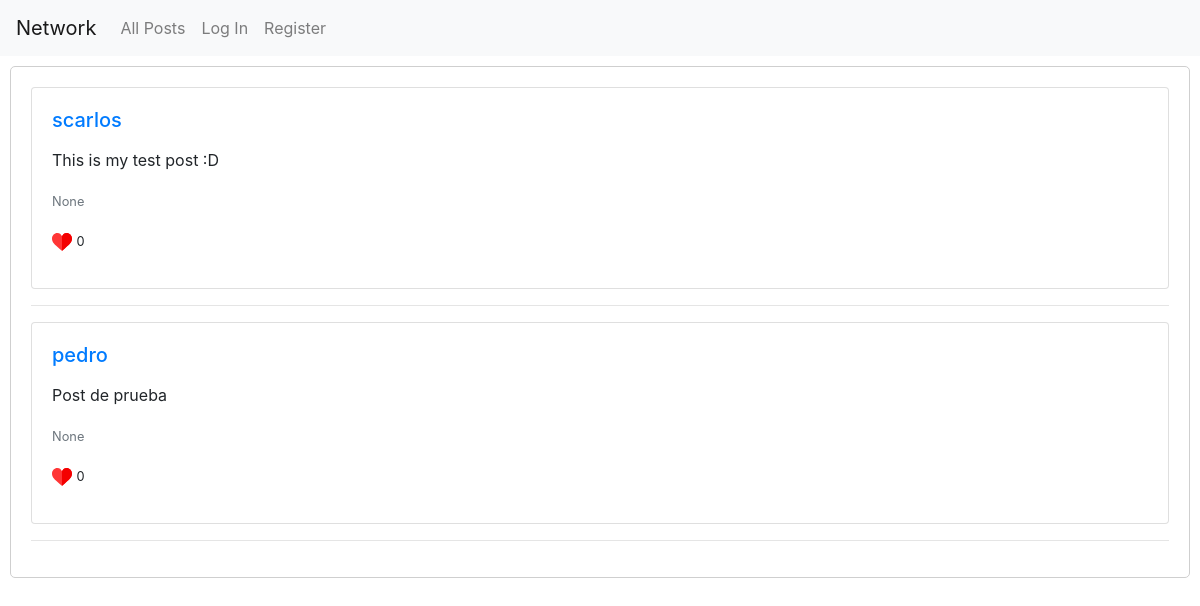
Before: /following/5 with the older database file.
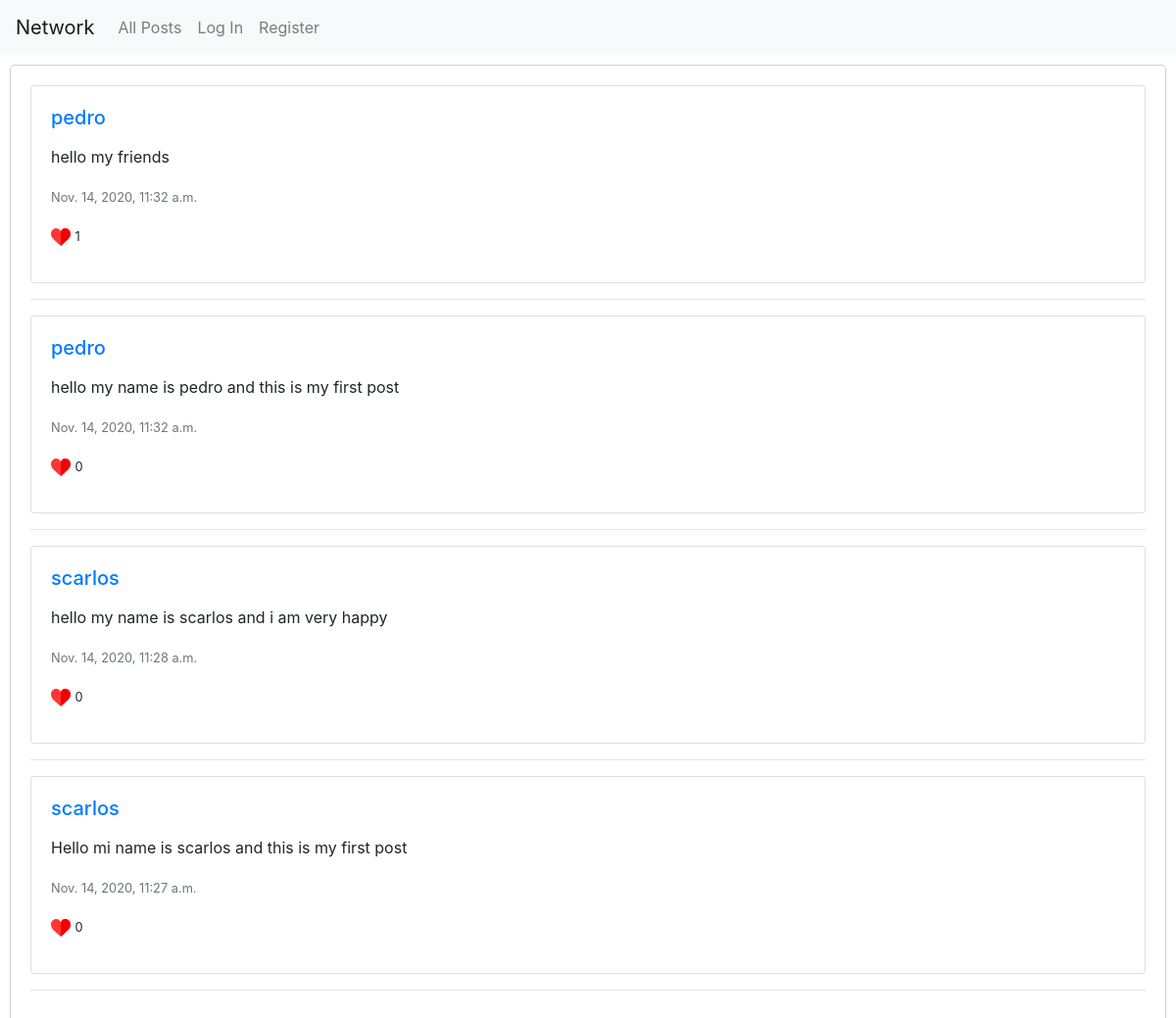
After: the same page with the newer database file.
### network/models.py (models this page shows)
class Post(models.Model):
    user = models.ForeignKey(User, on_delete = models.CASCADE, related_name="post_create") #if user is deleted, auction will be deleted
    date = models.DateTimeField(auto_now_add=True, null=True, blank=True)
    text = models.CharField(max_length=255, null=True)
    likes = models.IntegerField(default=None, null=True, blank=True)
    verify_like = models.BooleanField(default=True, null=True, blank=True)

class User(AbstractUser):
    pass

### network/views.py (the view)
# urls.py: path("following/<str:id>", views.following_to, name="following_to"),
def following_to(request, id):
    user_profile = User.objects.get(pk=id)
    flag=True
    posts=None
    try:
        followed_counts = Followers.objects.filter(follower=user_profile)
        for user_follow in followed_counts:
            print(user_follow.user)
            try:
                if flag==True:
                    print("Entro al primer if")
                    posts = Post.objects.filter(user=user_follow.user).order_by('-date')
                    flag = False
                else:
                    posts |= Post.objects.filter(user=user_follow.user).order_by('-date')
            except:
                print("No existen publicaciones")
                posts = None
                pass
    except:
        print("No sigue a ninguna cuenta aun")
    like_posts=[]
    if posts != None:
        for one_post in posts:
            try:
                like = Like.objects.filter(user=request.user, post=one_post)
            except:
                like=None
                print("Error al obtener like")
            if like:
                one_post.verify_like = True
            else:
                one_post.verify_like = False
            like_posts.append(one_post)
        paginator = Paginator(like_posts,10)
        page = request.GET.get('page')
        all_posts = paginator.get_page(page)
    else:
        all_posts=[]
    return render(request, "network/following.html", {"all_posts":all_posts,"user_prof":user_profile})

### network/templates/network/following.html (shortened to what this page needs)
{% extends "network/layout.html" %}
{% load static %}
{% block body %}
<div class="box-cont">
    {% for post in all_posts %}
    <div class="card">
        <div class="card-body">
            <h5 class="card-title"> <a href="/profile/{{post.user.id}}" style="text-decoration: none;">
                {{post.user.username}} </a></h5>
            <p class="card-text">{{post.text}}</p>
            <p class="card-text"><small class="text-muted">{{post.date}}</small></p>
            <p>
                <img src="{% static 'images/like.svg' %}" height="20px" width="20px"> <small>{{post.likes}}</small>
            </p>
        </div>
    </div>
    <hr>
    {% endfor %}
</div>
{% endblock %}

### network/templates/network/layout.html (shortened to what this page needs)
{% load static %}
<!DOCTYPE html>
<html lang="en">
<head>
    <link rel="stylesheet" href="https://stackpath.bootstrapcdn.com/bootstrap/4.4.1/css/bootstrap.min.css"
>
    <link href="{% static 'network/styles.css' %}" rel="stylesheet">
</head>
<body>
    <nav class="navbar navbar-expand-lg navbar-light bg-light">
        <a class="navbar-brand" href="#">Network</a>
        <div>
            <ul class="navbar-nav mr-auto">
                <li class="nav-item">
                    <a class="nav-link" href="{% url 'index' %}">All Posts</a>
                </li>
                {% if user.is_authenticated %}
                <li class="nav-item">
                    <a class="nav-link" href="/following/{{user.id}}">Following</a>
                </li>
                <li class="nav-item">
                    <a class="nav-link" href="{% url 'logout' %}">Log Out</a>
                </li>
                {% else %}
                <li class="nav-item">
                    <a class="nav-link" href="{% url 'login' %}">Log In</a>
                </li>
                <li class="nav-item">
                    <a class="nav-link" href="{% url 'register' %}">Register</a>
                </li>
                {% endif %}
            </ul>
        </div>
    </nav>
    <div class="body">
        {% block body %}
        {% endblock %}
    </div>
</body>
</html>

### network/static/network/styles.css (style rules this page uses)
.box-cont { display: block; flex-wrap: wrap; border: 1px solid rgb(207, 207, 207); border-radius: 5px; flex-direction: column ; margin: 10px; padding: 20px; }

Changed rows visible on the page:
removed Post: user.username "scarlos", text "This is my test post :D", date "None", likes "0"
removed Post: user.username "pedro", text "Post de prueba", date "None", likes "0"
added Post: user.username "pedro", text "hello my friends", date "Nov. 14, 2020, 11:32 a.m.", likes "1"
added Post: user.username "pedro", text "hello my name is pedro and this is my first post", date "Nov. 14, 2020, 11:32 a.m.", likes "0"
added Post: user.username "scarlos", text "hello my name is scarlos and i am very happy", date "Nov. 14, 2020, 11:28 a.m.", likes "0"
added Post: user.username "scarlos", text "Hello mi name is scarlos and this is my first post", date "Nov. 14, 2020, 11:27 a.m.", likes "0"
